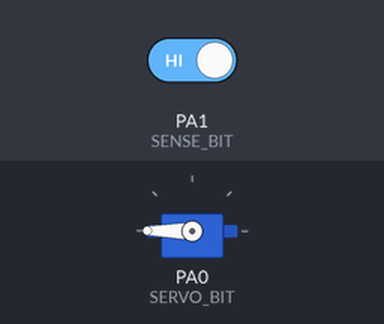
A program run on a simulated ATtiny84, built with avr-gcc and emulated at 1 MHz. On the bench: servo. Wiring (inferred from the names in the program): servo: signal PA0. The inputs (shaded band) are chosen by the test bench; at power-on: PA1 (SENSE_BIT) HIGH. Servo pulses on a pin are drawn as a servo (544–2400 µs = 0–180°).

Above: at 1.2 s.
1.3 s: PA1 (SENSE_BIT) driven LOW
At 4.0 s:
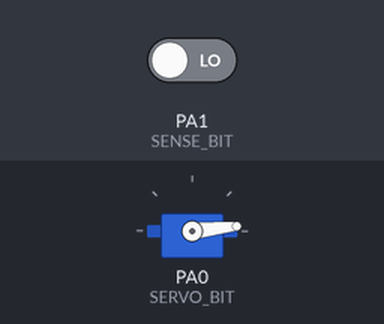
4.3 s: PA1 (SENSE_BIT) driven HIGH
At 8.1 s:
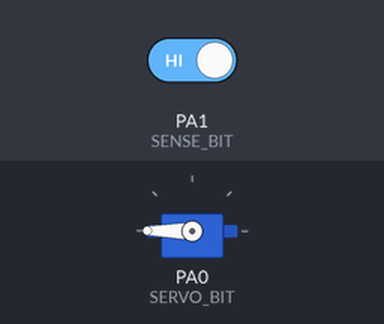
Timing chart, 0 to 9.6 s (numbered marks = the images above; inputs shaded):
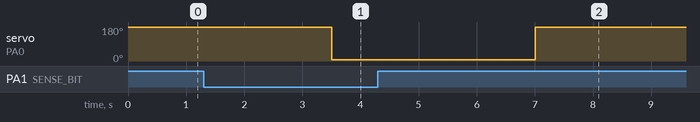

Measured:
- after the input at 1.3 s, servo on PA0 (SERVO_BIT): 180° → 6° after 2.2 s
- after the input at 4.3 s, servo on PA0 (SERVO_BIT): 6° → 180° after 2.7 s

The program:

main.c
```c
#include <avr/io.h>
#include <avr/wdt.h>
#include <avr/interrupt.h>
#include <util/delay.h>

#define SERVO_PORT_DDR      DDRA
#define SERVO_PORT_OUTPUT   PORTA
#define SERVO_BIT           0
#define SENSE_PORT_DDR      DDRA
#define SENSE_PORT_OUTPUT   PORTA
#define SENSE_BIT           1
#define SENSE_BITMASK       0b00000010

volatile char pinChanged;
volatile char registerValue;

#define SERVO_HIGH() SERVO_PORT_OUTPUT |= _BV(SERVO_BIT)
#define SERVO_LOW() SERVO_PORT_OUTPUT &= ~_BV(SERVO_BIT)

void setup() {
    cli(); /* disable interrupts */

    SENSE_PORT_DDR &= ~_BV(SENSE_BIT); /* set sense pin as input */
    SENSE_PORT_OUTPUT |= _BV(SENSE_BIT); /* activate internal pull-up resistor for sense pin */
    PCMSK0 |= _BV(PCINT1); /* enable  PCINT1 pin change interrupt */
    GIMSK |= _BV(PCIE0); /* enable pin change interrupt 0 (PCINT[7:0]) */

    SERVO_PORT_DDR |= _BV(SERVO_BIT);   /* make the servo bit an output */

    wdt_enable(WDTO_1S); /* enable 1s watchdog timer */

    sei(); /* enable interrupts */
}

ISR(PCINT0_vect) {
    pinChanged = 1;
}

void turnServoMax() {
    for(int i=0; i<50; i++) {
        SERVO_HIGH();
        _delay_us(600);
        SERVO_LOW();
        _delay_us(19400);
    }
}

void turnServoMin() {
    for(int i=0; i<50; i++) {
        SERVO_HIGH();
        _delay_us(2400);
        SERVO_LOW();
        _delay_us(17600);
    }
}

void handlePinChange() {
    registerValue = PINA & SENSE_BITMASK;

    if (registerValue > 0) {
        turnServoMin();
    } else {
        turnServoMax();
    }
    pinChanged = 0;
    registerValue = 0;

    for (int i = 0; i < 500; i++) {
        wdt_reset();
        _delay_ms(5);
    }
}

int main() {
    setup();

    handlePinChange();

    while (1) {
        if (pinChanged == 1) {
            cli();
            handlePinChange();
            sei();
        }

        wdt_reset();
    }

    return 0;
}
```
